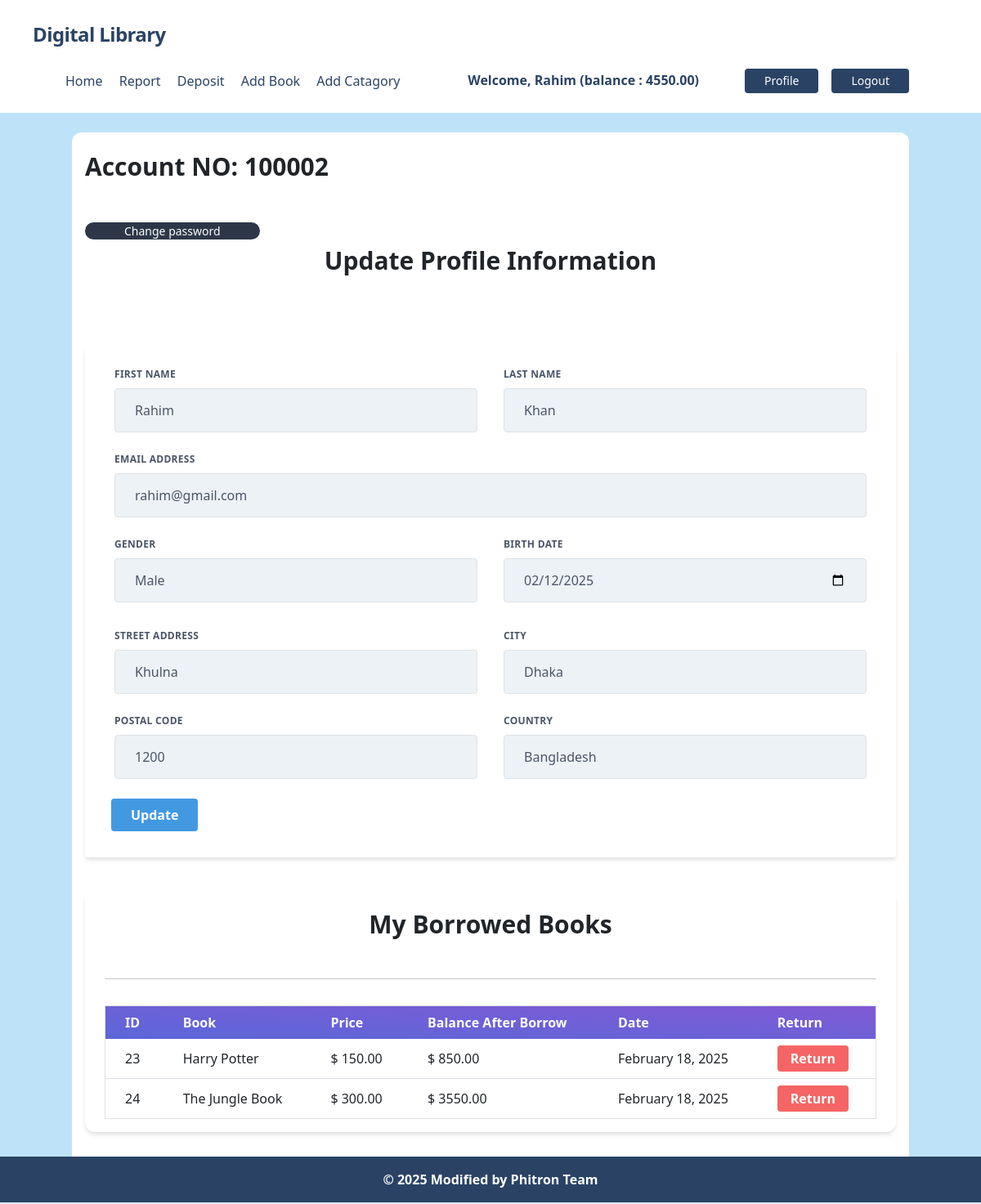
/accounts/profile/ (signed in), run on the app's committed database.
### accounts/models.py (models this page shows, shortened)
class UserLibraryAccount(models.Model):
    user = models.OneToOneField(User, related_name='account', on_delete=models.CASCADE)
    account_no = models.IntegerField(unique=True) # account no duijon user er kokhono same hobe na
    birth_date = models.DateField(null=True, blank=True)
    gender = models.CharField(max_length=10, choices=GENDER_TYPE)
    initial_deposite_date = models.DateField(auto_now_add=True)
    balance = models.DecimalField(default=0, max_digits=12, decimal_places=2) # ekjon user 12 digit obdi taka rakhte parbe, dui doshomik ghor obdi rakhte parben 1000.50

class UserAddress(models.Model):
    user = models.OneToOneField(User, related_name='address', on_delete=models.CASCADE)
    street_address = models.CharField(max_length=100)
    city = models.CharField(max_length= 100)
    postal_code = models.IntegerField()
    country = models.CharField(max_length=100)

### posts/models.py (models this page shows, shortened)
class Order(models.Model):
    user = models.ForeignKey(User, on_delete=models.CASCADE, related_name='orders')
    post = models.ForeignKey(Post, on_delete=models.CASCADE, related_name='orders')
    quantity = models.PositiveIntegerField(default=1)
    order_date = models.DateTimeField(auto_now_add=True)
    balance_after_borrow = models.DecimalField(max_digits=10, decimal_places=2, null=True, blank=True)

class Post(models.Model):
    title = models.CharField(max_length=50)
    content = models.TextField()
    price = models.DecimalField(max_digits=10, decimal_places=2, null=True)
    category = models.ManyToManyField(Category) # ekta post multiple categorir moddhe thakte pare abr ekta categorir moddhe multiple post thakte pare
    author = models.ForeignKey(User, on_delete=models.CASCADE)
    image = models.ImageField(upload_to='posts/media/uploads/', blank = True, null = True)
    quantity = models.PositiveIntegerField(null=True)

### accounts/views.py (the view, shortened to what this page needs)
# urls.py: path('profile/', UserLibraryAccountUpdateView.as_view(), name='profile' ),
class UserLibraryAccountUpdateView(View):
    template_name = 'accounts/profile.html'
    def get(self, request):
        form = UserUpdateForm(instance=request.user)
        data = Post.objects.filter(author = request.user)
        orders = Order.objects.filter(user = request.user)
        return render(request, self.template_name, {'form': form , 'data': data, 'orders': orders})

### accounts/templates/accounts/profile.html (shortened to what this page needs)
{% extends 'base.html' %} {% load static %}
{% load humanize %} {% block head_title %}Library System{% endblock %} {% block content %}
<div class="bg-white px-3 py-4 rounded-xl my-6">
    <div class="flex justify-center flex-col">
        <h4 class="font-bold text-3xl text-left pb-5">Account NO: {{ request.user.account.account_no }}</h4>
        <div>
            <form>
                <a href="{% url 'change_password' %}">
                    <button type="button" class="text-white bg-gray-800 hover:bg-gray-900 focus:outline-none focus:ring-4 focus:ring-gray-300 font-medium rounded-full text-sm px-5 py-2.5 me-2 mb-2 dark:bg-gray-800 dark:hover:bg-gray-700 dark:focus:ring-gray-700 dark:border-gray-700">
                                Change password
                    </button>
                </a>
            </form>
        </div>
    </div>
    <h1 class="font-bold text-3xl text-center pb-5">Update Profile Information</h1>
    <div class="w-full mt-10">
        <form method="post" class="bg-white shadow-md rounded px-8 pt-6 pb-8 mb-4">
            <div class="flex flex-wrap -mx-3 mb-6">
                <div class="w-full md:w-1/2 px-3 mb-6 md:mb-0">
                    <label class="block uppercase tracking-wide text-gray-700 text-xs font-bold mb-2" for="{{ form.first_name.id_for_label }}">
                        {{ form.first_name.label }}
                    </label> {{ form.first_name }}
                </div>
                <div class="w-full md:w-1/2 px-3">
                    <label class="block uppercase tracking-wide text-gray-700 text-xs font-bold mb-2" for="{{ form.last_name.id_for_label }}">
                        {{ form.last_name.label }}
                    </label> {{ form.last_name }}
                </div>
            </div>
            <div class="flex flex-wrap -mx-3 mb-6">
                <div class="w-full md:w-2/2 px-3 mb-6 md:mb-0">
                    <label class="block uppercase tracking-wide text-gray-700 text-xs font-bold mb-2" for="{{ form.email.id_for_label }}">
                        {{ form.email.label }}
                    </label> {{ form.email }}
                </div>
            </div>
            <div class="flex flex-wrap -mx-3 mb-6">
                <div class="w-full md:w-1/2 px-3 mb-6 md:mb-0">
                    <label class="block uppercase tracking-wide text-gray-700 text-xs font-bold mb-2" for="{{ form.gender.id_for_label }}">
                        {{ form.gender.label }}
                    </label> {{ form.gender }}
                </div>
                <div class="w-full md:w-1/2 px-3 mb-6 md:mb-0">
                    <label class="block uppercase tracking-wide text-gray-700 text-xs font-bold mb-2" for="{{ form.birth_date.id_for_label }}">
                        {{ form.birth_date.label }}
                    </label> {{ form.birth_date }}
                </div>
            </div>
            <div class="flex flex-wrap -mx-3">
                <div class="w-full md:w-1/2 px-3 mb-6 md:mb-0">
                </div>
                <div class="w-full md:w-1/2 px-3 mb-6 md:mb-0">
                </div>
            </div>
            <div class="flex flex-wrap -mx-3 mb-6">
                <div class="w-full md:w-1/2 px-3 mb-6 md:mb-0">
                    <label class="block uppercase tracking-wide text-gray-700 text-xs font-bold mb-2" for="{{ form.street_address.id_for_label }}">
                        {{ form.street_address.label }}
                    </label> {{ form.street_address }}
                </div>
                <div class="w-full md:w-1/2 px-3">
                    <label class="block uppercase tracking-wide text-gray-700 text-xs font-bold mb-2" for="{{ form.city.id_for_label }}">
                        {{ form.city.label }}
                    </label> {{ form.city }}
                </div>
            </div>
            <div class="flex flex-wrap -mx-3 mb-6">
                <div class="w-full md:w-1/2 px-3 mb-6 md:mb-0">
                    <label class="block uppercase tracking-wide text-gray-700 text-xs font-bold mb-2" for="{{ form.postal_code.id_for_label }}">
                        {{ form.postal_code.label }}
                    </label> {{ form.postal_code }}
                </div>
                <div class="w-full md:w-1/2 px-3">
                    <label class="block uppercase tracking-wide text-gray-700 text-xs font-bold mb-2" for="{{ form.country.id_for_label }}">
                        {{ form.country.label }}
                    </label> {{ form.country }}
                </div>
            </div>
            <div class="flex items-center justify-between">
                <button class="bg-blue-500 hover:bg-blue-700 text-white font-bold py-2 px-4 rounded focus:outline-none focus:shadow-outline" type="submit">
                    Update
                </button>
            </div>
        </form>
    </div>
  <div class="my-10 py-3 px-4 bg-white rounded-xl shadow-md">
    <h1 class="font-bold text-3xl text-center pb-5 pt-2">My Borrowed Books</h1>
    <hr />
    <table class="table-auto mx-auto w-full px-5 rounded-xl mt-8 border dark:border-neutral-500">
        <thead class="bg-purple-900 text-white text-left">
            <tr class="bg-gradient-to-tr from-indigo-600 to-purple-600 rounded-md py-2 px-4 text-white font-bold">
                <th class="px-4 py-2">ID</th>
                <th class="px-4 py-2">Book</th>
                <th class="px-4 py-2">Price</th>
                <th class="px-4 py-2">Balance After Borrow</th>
                <th class="px-4 py-2">Date</th>
                <th class="px-4 py-2">Return</th>
            </tr>
        </thead>
        <tbody>
            {% for order in orders %}
            <tr class="border-b dark:border-neutral-500">
                <td class="px-4 py-2">{{ order.id }}</td>
                <td class="px-4 py-2">{{ order.post.title }}</td>
                <td class="px-4 py-2">$ {{ order.post.price|floatformat:2 }}</td>
                <td class="px-4 py-2">$ {{ order.balance_after_borrow |floatformat:2 }}</td>
                <td class="px-4 py-2">{{ order.order_date|date:"F d, Y" }}</td>
                <td class="px-4 py-2">
                    <form method="post" action="{% url 'return_book' order.id %}">
                        <button class="bg-red-500 hover:bg-red-700 text-white font-bold py-1 px-3 rounded">
                            Return
                        </button>
                    </form>
                </td>
            </tr>
            {% endfor %}
        </tbody>
    </table>
</div>
</div>
</div>
{% endblock %}

### core/templates/navbar.html (shortened to what this page needs)
<nav class="flex items-center justify-between flex-wrap p-6 px-10 bg-white">
    <div class="flex items-center flex-shrink-0 text-white mr-6">
        <span class="font-semibold text-2xl tracking-tight text-blue-900"><a href="/">Digital Library</a></span>
    </div>
    <div class="w-full block flex-grow lg:flex lg:items-center lg:w-auto px-10">
        {% if request.user.is_authenticated %}
            <div class="text-md lg:flex-grow">
                <a href="{% url "home" %}"
                   class="block mt-4 lg:inline-block lg:mt-0 text-blue-900 hover:text-red-900 hover:font-black mr-4">
                    Home
                </a>
                <a href="{% url "transaction_report" %}"
                   class="block mt-4 lg:inline-block lg:mt-0 text-blue-900 hover:text-red-900 hover:font-black mr-4">
                    Report
                </a>
                <a href="{% url "deposit_money" %}"
                   class="block mt-4 lg:inline-block lg:mt-0 text-blue-900 hover:text-red-900 hover:font-black mr-4">
                    Deposit
                </a>
                <a href="{% url "add_Post" %}"
                   class="block mt-4 lg:inline-block lg:mt-0 text-blue-900 hover:text-red-900 hover:font-black mr-4">
                   Add Book
                </a>
                <a href="{% url "add_catagory" %}"
                   class="block mt-4 lg:inline-block lg:mt-0 text-blue-900 hover:text-red-900 hover:font-black mr-4">
                   Add Catagory
                </a>
            </div>
            <div class="flex w-auto">
                <div class="text-blue-900 my-auto font-black px-5 mb-1">
                    Welcome, {{ request.user.first_name }} (balance : {{ request.user.account.balance }})
                </div>
                <a href="{% url "profile" %}"
                   class="mx-2 inline-block font-medium text-sm px-4 py-2 leading-none bg-blue-900 rounded text-white border-white hover:border-transparent hover:text-dark hover:bg-red-700 mt-4 lg:mt-0">Profile</a>
                <form action="{% url "logout" %}" method="post">
                    <button type="submit"
                            class="mx-2 inline-block font-medium text-sm px-4 py-2 leading-none bg-blue-900 rounded text-white border-white hover:border-transparent hover:text-dark hover:bg-red-700 mt-4 lg:mt-0">
                        Logout
                    </button>
                </form>
            </div>
        {% endif %}
    </div>
</nav>

### data on the page
UserAddress: street_address "Khulna", city "Dhaka", country "Bangladesh"
Order: id "23", post "Harry Potter", post.price "150.00", balance_after_borrow "850.00", order_date "February 18, 2025"
Order: id "24", post "The Jungle Book", post.price "300.00", balance_after_borrow "3550.00", order_date "February 18, 2025"

### other printed values
{{ request.user.first_name }} "Rahim"
{{ request.user.account.balance }} "4550.00"
{{ request.user.account.account_no }} "100002"
